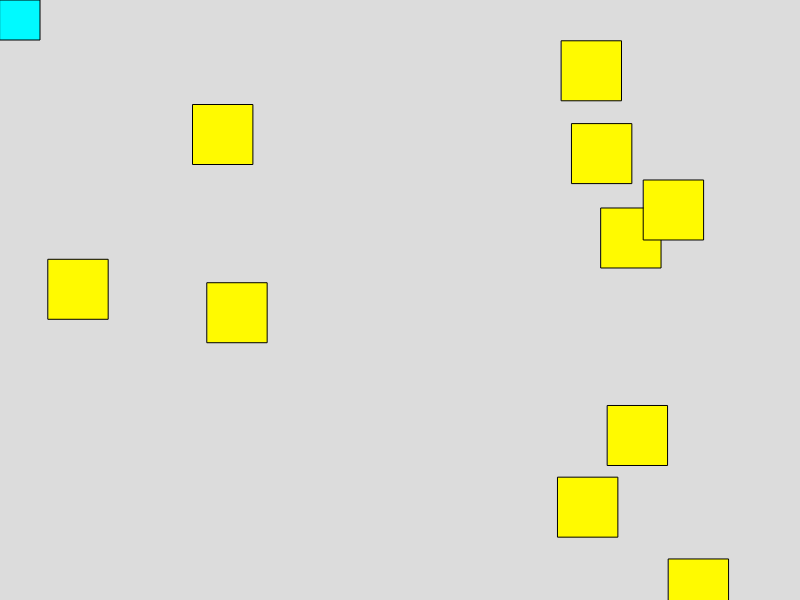
Frame 1 (no input)
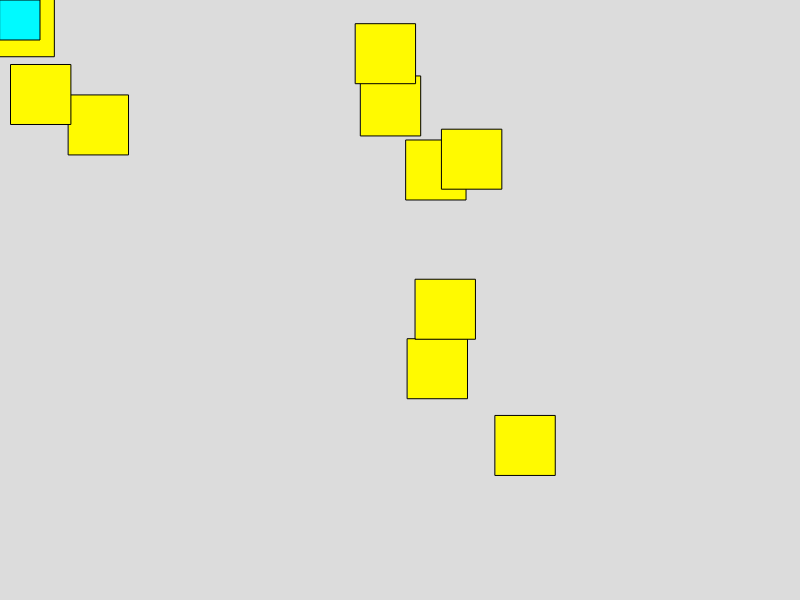
Frame 60 (no input)
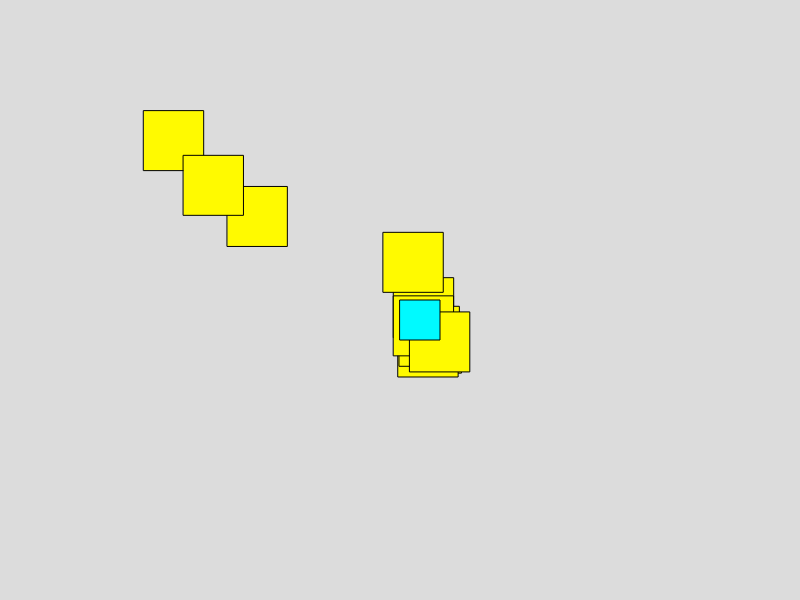
Frame 120 (the mouse pressed at the canvas centre since frame 60)

The p5.js sketch that drew these frames (run headless with seeded random() and noise() and a simulated clock; from frame 60 on, the mouse is pressed at the canvas centre):

// p5.js sketch
// ── sketch.js
let player;
let walkers = [];

function setup() {
  createCanvas(800, 600);
  player = new Player();
  
  // Membuat objek walker banyak dengan menggunakan array
  for (let i = 0; i < 10; i++) {
    let x = random(width);
    let y = random(height);
    walkers.push(new Walker(x, y));
  }
}

function draw() {
  background(220);
  
  // Mendapatkan posisi mouse
  let targetX = mouseX;
  let targetY = mouseY;
  
  // Update posisi dan gerakan walker
  for (let walker of walkers) {
    walker.updatePosition(targetX, targetY);
    walker.display();
  }
  
  // Tampilkan karakter khusus
  player.updatePosition();
  player.display();
}

// Class Walker
class Walker {
  constructor(x, y) {
    this.position = createVector(x, y);
    this.velocity = p5.Vector.random3D().mult(3);
    this.acceleration = createVector();
    this.radius = 20;
    this.color = color(255, 250, 0);
    this.maxSpeed = 4;
    this.maxForce = 0.5;
  }

  display() {
    fill(this.color);
    rect(this.position.x, this.position.y, this.radius * 3);
  }

  updatePosition(targetX, targetY) {
    let target = createVector(targetX, targetY);
    let desired = p5.Vector.sub(target, this.position);
    desired.setMag(this.maxSpeed);

    let steer = p5.Vector.sub(desired, this.velocity);
    steer.limit(this.maxForce);
    this.acceleration.add(steer);

    this.velocity.add(this.acceleration);
    this.velocity.limit(this.maxSpeed);
    this.position.add(this.velocity);
    this.acceleration.mult(0);
  }
}

// Class Player
class Player {
  constructor() {
    this.radius = 20;
    this.color = color(0, 250, 255);
  }

  display() {
    fill(this.color);
    rect(mouseX, mouseY, this.radius * 2);
  }

  updatePosition() {
    // Posisi karakter khusus diatur oleh posisi mouse
  }
}
